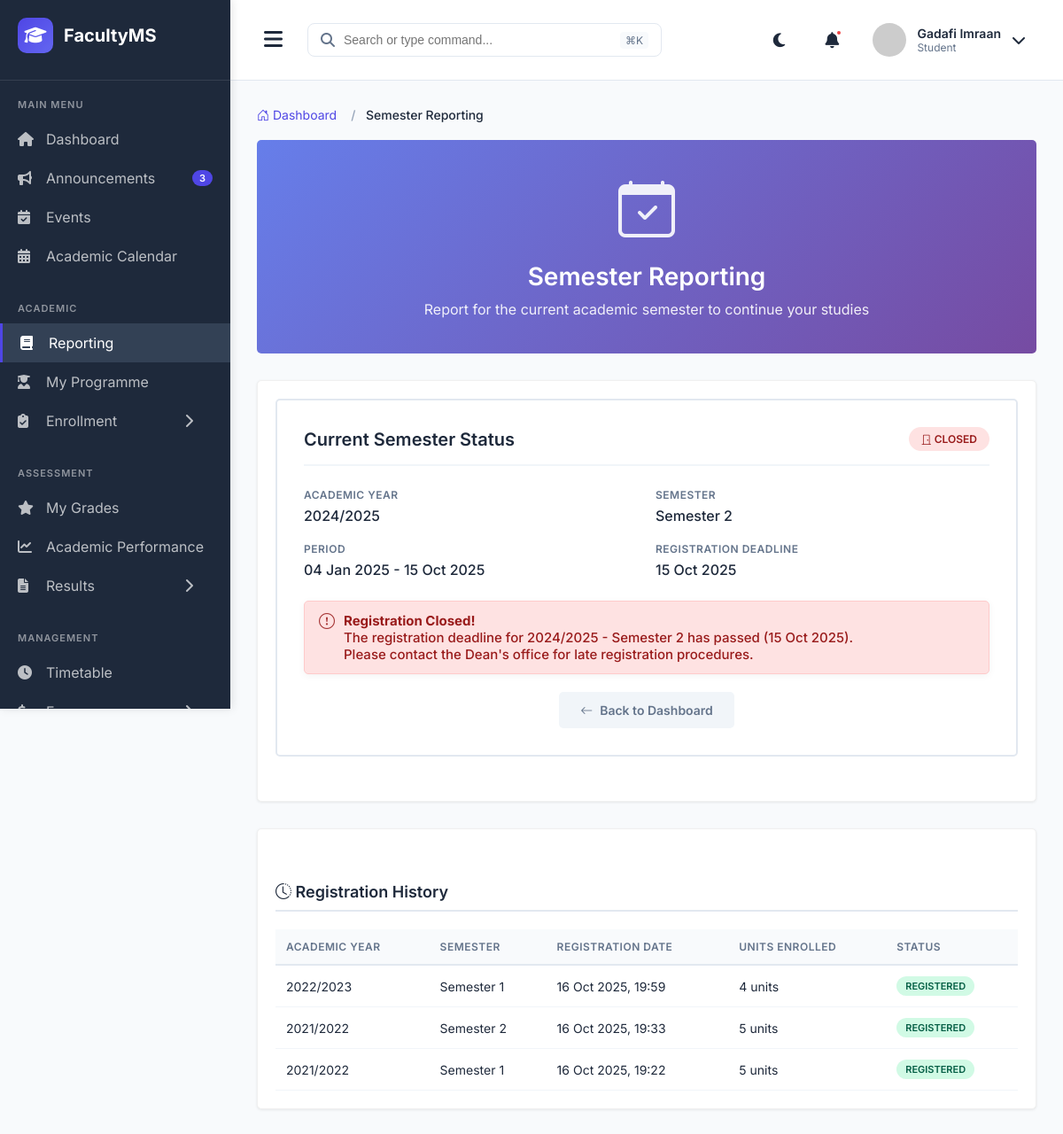
/semester-reporting/ (signed in, upper part), run on an earlier commit of the app's database.
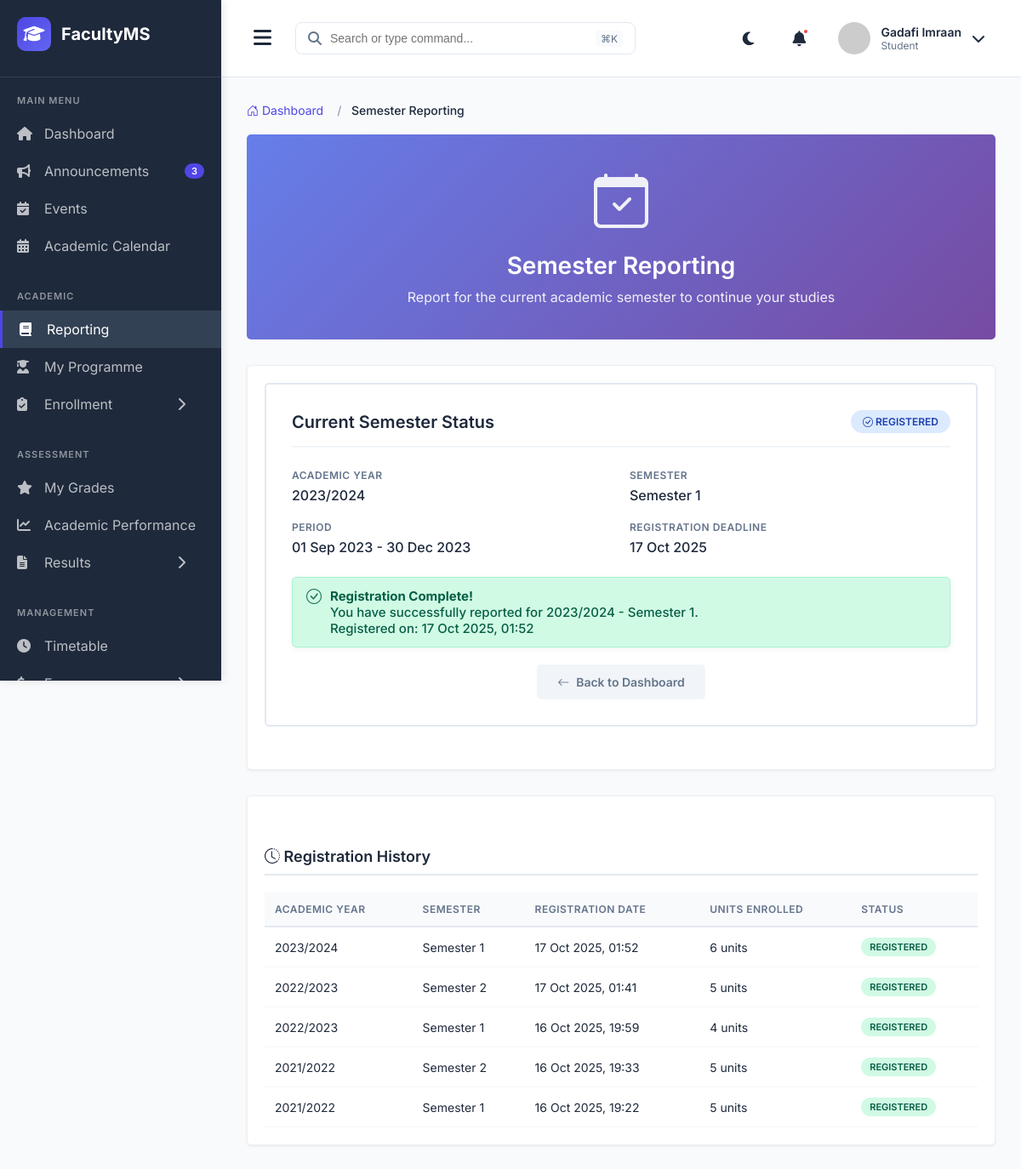
And on a later commit of the database.
### main_application/models.py (models this page shows, shortened)
class AcademicYear(models.Model):
    year_code = models.CharField(max_length=20, unique=True)  # e.g., "2024/2025"
    start_date = models.DateField()
    end_date = models.DateField()
    is_current = models.BooleanField(default=False)
    created_at = models.DateTimeField(auto_now_add=True)
    class Meta:
        db_table = 'academic_years'
        ordering = ['-start_date']

class Semester(models.Model):
    SEMESTER_CHOICES = (
        (1, 'Semester 1'),
        (2, 'Semester 2'),
        (3, 'Semester 3'),
    )
    academic_year = models.ForeignKey(AcademicYear, on_delete=models.CASCADE, related_name='semesters')
    semester_number = models.IntegerField(choices=SEMESTER_CHOICES)
    start_date = models.DateField()
    end_date = models.DateField()
    is_current = models.BooleanField(default=False)
    registration_deadline = models.DateField()
    class Meta:
        db_table = 'semesters'
        unique_together = ('academic_year', 'semester_number')
        ordering = ['-academic_year', 'semester_number']
    def __str__(self):
        return f"{self.academic_year.year_code} - Semester {self.semester_number}"

class SemesterRegistration(models.Model):
    REGISTRATION_STATUS = (
        ('REGISTERED', 'Registered'),
        ('DEFERRED', 'Deferred'),
        ('WITHDRAWN', 'Withdrawn'),
    )
    student = models.ForeignKey(Student, on_delete=models.CASCADE, related_name='semester_registrations')
    semester = models.ForeignKey(Semester, on_delete=models.CASCADE, related_name='registrations')
    registration_date = models.DateTimeField(auto_now_add=True)
    status = models.CharField(max_length=20, choices=REGISTRATION_STATUS, default='REGISTERED')
    units_enrolled = models.IntegerField(default=0)
    class Meta:
        db_table = 'semester_registrations'
        unique_together = ('student', 'semester')
        ordering = ['-registration_date']

### main_application/views.py (the view, shortened to what this page needs)
# urls.py: path('semester-reporting/', views.student_semester_reporting, name='student_semester_reporting'),
@login_required
def student_semester_reporting(request):
    if request.user.user_type != 'STUDENT':
        messages.error(request, "Access denied. This page is only for students.")
        return redirect('student_dashboard')
    try:
        student = request.user.student_profile
    except Student.DoesNotExist:
        messages.error(request, "Student profile not found.")
        return redirect('student_dashboard')
    try:
        current_semester = Semester.objects.get(is_current=True)
        current_academic_year = current_semester.academic_year
    except Semester.DoesNotExist:
        current_semester = None
        current_academic_year = None
    can_report = False
    is_on_holiday = False
    holiday_message = None
    if current_semester and student.programme.semesters_per_year == 2:
        if current_semester.semester_number in [1, 2]:
            can_report = True
        elif current_semester.semester_number == 3:
            is_on_holiday = True
            holiday_message = f"Your programme ({student.programme.name}) has 2 semesters per academic year. Semester 3 is a holiday period for your programme."
    elif current_semester and student.programme.semesters_per_year == 3:
        can_report = True
    already_registered = False
    registration = None
    if current_semester:
        registration = SemesterRegistration.objects.filter(
            student=student,
            semester=current_semester
        ).first()
        if registration:
            already_registered = True
    registration_open = False
    deadline_passed = False
    if current_semester and can_report:
        today = timezone.now().date()
        if today <= current_semester.registration_deadline:
            registration_open = True
        else:
            deadline_passed = True
    previous_registrations = SemesterRegistration.objects.filter(
        student=student
    ).select_related('semester', 'semester__academic_year').order_by('-registration_date')[:5]
    context = {
        'student': student,
        'current_semester': current_semester,
        'current_academic_year': current_academic_year,
        'can_report': can_report,
        'is_on_holiday': is_on_holiday,
        'holiday_message': holiday_message,
        'already_registered': already_registered,
        'registration': registration,
        'registration_open': registration_open,
        'deadline_passed': deadline_passed,
        'previous_registrations': previous_registrations,
    }
    return render(request, 'student/semester_reporting.html', context)

### templates/student/semester_reporting.html (shortened to what the changed rows need)
{% extends 'student_base.html' %}
{% block extra_css %}
<link rel="stylesheet" href="https://cdn.jsdelivr.net/npm/bootstrap-icons@1.10.0/font/bootstrap-icons.css">
{% endblock %}
{% block content %}
<div class="hero-card">
    <h1 class="hero-title">Semester Reporting</h1>
</div>
{% if not current_semester %}
    <div class="section-container">
        <div class="alert alert-warning">
            <i class="bi bi-exclamation-triangle"></i>
            <div>
                <strong>No Active Semester:</strong> There is currently no active semester. Please check back later or contact the administration.
            </div>
        </div>
    </div>
{% else %}
    <div class="section-container">
        <div class="status-card">
            <div class="status-header">
                <h2 class="status-title">Current Semester Status</h2>
                {% if already_registered %}
                <span class="status-badge registered">
                    <i class="bi bi-check-circle"></i> Registered
                </span>
                {% elif registration_open %}
                <span class="status-badge open">
                    <i class="bi bi-door-open"></i> Open
                </span>
                {% else %}
                <span class="status-badge closed">
                    <i class="bi bi-door-closed"></i> Closed
                </span>
                {% endif %}
            </div>
            <div class="info-grid">
                <div class="info-item">
                    <span class="info-label">Academic Year</span>
                    <span class="info-value">{{ current_academic_year.year_code }}</span>
                </div>
                <div class="info-item">
                    <span class="info-label">Semester</span>
                    <span class="info-value">Semester {{ current_semester.semester_number }}</span>
                </div>
                <div class="info-item">
                    <span class="info-label">Period</span>
                    <span class="info-value">{{ current_semester.start_date|date:"d M Y" }} - {{ current_semester.end_date|date:"d M Y" }}</span>
                </div>
                <div class="info-item">
                    <span class="info-label">Registration Deadline</span>
                    <span class="info-value">{{ current_semester.registration_deadline|date:"d M Y" }}</span>
                </div>
            </div>
            {% if already_registered %}
                <div class="alert alert-success">
                    <i class="bi bi-check-circle"></i>
                    <div>
                        <strong>Registration Complete!</strong><br>
                        You have successfully reported for {{ current_semester }}.<br>
                        Registered on: {{ registration.registration_date|date:"d M Y, H:i" }}
                    </div>
                </div>
                <div style="text-align: center; margin-top: 20px;">
                    <a href="{% url 'student_dashboard' %}" class="btn btn-secondary">
                        <i class="bi bi-arrow-left"></i> Back to Dashboard
                    </a>
                </div>
            {% elif deadline_passed %}
                <div class="alert alert-error">
                    <i class="bi bi-exclamation-circle"></i>
                    <div>
                        <strong>Registration Closed!</strong><br>
                        The registration deadline for {{ current_semester }} has passed ({{ current_semester.registration_deadline|date:"d M Y" }}).<br>
                        Please contact the Dean's office for late registration procedures.
                    </div>
                </div>
                <div style="text-align: center; margin-top: 20px;">
                    <a href="{% url 'student_dashboard' %}" class="btn btn-secondary">
                        <i class="bi bi-arrow-left"></i> Back to Dashboard
                    </a>
                </div>
            {% endif %}
        </div>
    </div>
{% endif %}
{% if previous_registrations %}
<div class="section-container">
    <div class="history-section">
        <table class="history-table">
            <thead>
                <tr>
                    <th>Academic Year</th>
                    <th>Semester</th>
                    <th>Registration Date</th>
                    <th>Units Enrolled</th>
                    <th>Status</th>
                </tr>
            </thead>
            <tbody>
                {% for reg in previous_registrations %}
                <tr>
                    <td>{{ reg.semester.academic_year.year_code }}</td>
                    <td>Semester {{ reg.semester.semester_number }}</td>
                    <td>{{ reg.registration_date|date:"d M Y, H:i" }}</td>
                    <td>{{ reg.units_enrolled }} unit{{ reg.units_enrolled|pluralize }}</td>
                    <td>
                        <span class="registration-status {{ reg.status }}">
                            {{ reg.get_status_display }}
                        </span>
                    </td>
                </tr>
                {% endfor %}
            </tbody>
        </table>
    </div>
</div>
{% endif %}
{% endblock %}

What changed in the data, as far as the page shows it:
no longer on this page (row edited): AcademicYear: year_code "2024/2025"
no longer on this page (row edited): Semester: semester_number "2", start_date "04 Jan 2025", end_date "15 Oct 2025", registration_deadline "15 Oct 2025", academic_year+semester_number "2024/2025 - Semester 2"
now on this page (row edited): AcademicYear: year_code "2023/2024"
now on this page (row edited): Semester: semester_number "1", start_date "01 Sep 2023", end_date "30 Dec 2023", registration_deadline "17 Oct 2025", academic_year+semester_number "2023/2024 - Semester 1"
added SemesterRegistration: registration_date "17 Oct 2025, 01:52", semester.academic_year.year_code "2023/2024", semester.semester_number "1", units_enrolled "6", status "REGISTERED"
added SemesterRegistration: semester.academic_year.year_code "2022/2023", semester.semester_number "2", registration_date "17 Oct 2025, 01:41", units_enrolled "5", status "REGISTERED"
Also different on the page:
text no longer shown: "CLOSED Registration Closed! The registration deadline for has passed ( ). Please contact the Dean's office for late registration procedures."
text now shown: "REGISTERED Registration Complete! You have successfully reported for . Registered on:"
